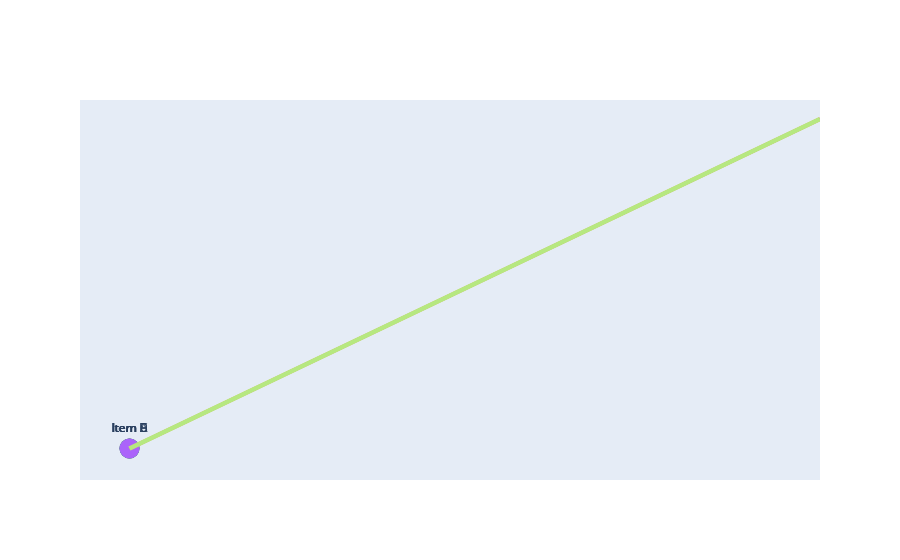

This figure's notebook cell:
### Code cell
import plotly.graph_objects as go

# Sample item names and pairwise probability matrix (replace with your own)
item_names = ['Item A', 'Item B', 'Item C', 'Item D']
pairwise_probabilities = [
    [0.0, 0.8, 0.6, 0.0],
    [0.0, 0.0, 0.7, 0.0],
    [0.0, 0.0, 0.0, 0.9],
    [0.0, 0.0, 0.0, 0.0]
]

# Create a directed graph figure with Plotly
fig = go.Figure()

# Add nodes to the graph
for item_name in item_names:
    fig.add_trace(go.Scatter(x=[0], y=[0], text=item_name, mode='markers+text', textposition='top center', marker=dict(size=20)))

# Create edges with weights based on nonzero pairwise probabilities
for i in range(len(item_names)):
    for j in range(len(item_names)):
        if i != j and pairwise_probabilities[i][j] > 0:
            weight = pairwise_probabilities[i][j]
            edge_x = [0, 1]  # x-coordinates of the edge control points
            edge_y = [0, 1]  # y-coordinates of the edge control points
            fig.add_trace(go.Scatter(x=edge_x, y=edge_y, mode='lines', line=dict(width=weight*5, shape='spline', smoothing=1)))

# Configure the layout
fig.update_layout(
    showlegend=False,
    xaxis=dict(showline=False, zeroline=False, showgrid=False, showticklabels=False),
    yaxis=dict(showline=False, zeroline=False, showgrid=False, showticklabels=False)
)

# Show the plot
fig.show()

### Figure 1 — Plotly figure (JSON) as saved in the notebook; plotly's stock layout.template omitted (floating-point values rounded to 4 significant figures)
{"data": [{"marker": {"size": 20}, "mode": "markers+text", "text": "Item A", "textposition": "top center", "type": "scatter", "x": [0], "y": [0]}, {"marker": {"size": 20}, "mode": "markers+text", "text": "Item B", "textposition": "top center", "type": "scatter", "x": [0], "y": [0]}, {"marker": {"size": 20}, "mode": "markers+text", "text": "Item C", "textposition": "top center", "type": "scatter", "x": [0], "y": [0]}, {"marker": {"size": 20}, "mode": "markers+text", "text": "Item D", "textposition": "top center", "type": "scatter", "x": [0], "y": [0]}, {"line": {"shape": "spline", "smoothing": 1, "width": 4}, "mode": "lines", "type": "scatter", "x": [0, 1], "y": [0, 1]}, {"line": {"shape": "spline", "smoothing": 1, "width": 3}, "mode": "lines", "type": "scatter", "x": [0, 1], "y": [0, 1]}, {"line": {"shape": "spline", "smoothing": 1, "width": 3.5}, "mode": "lines", "type": "scatter", "x": [0, 1], "y": [0, 1]}, {"line": {"shape": "spline", "smoothing": 1, "width": 4.5}, "mode": "lines", "type": "scatter", "x": [0, 1], "y": [0, 1]}], "layout": {"showlegend": false, "xaxis": {"showgrid": false, "showline": false, "showticklabels": false, "zeroline": false}, "yaxis": {"showgrid": false, "showline": false, "showticklabels": false, "zeroline": false}}}
